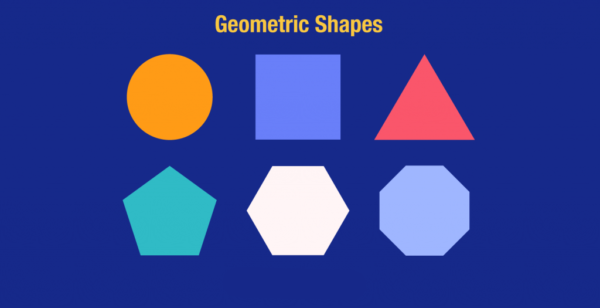
#> input picture geometric.png, 600 x 308 px
$ jupyter execute edge_detection.ipynb   (shell and % lines are left out)
#> lines starting #> are read from the running program, lines starting #| are printed output that depends on the picture
[cell 1]
from PIL import Image
import numpy as np
import scipy.ndimage as nd
import matplotlib.pyplot as plt

# Đọc ảnh và chuyển sang ảnh xám
data = Image.open('geometric.png').convert('L')
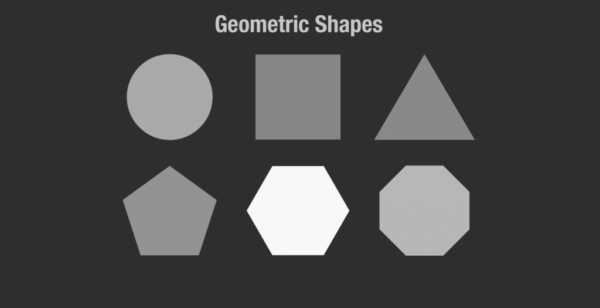
#> data: PIL image 600x308 L; min 45, max 248, mean 72.1
data_array = np.asarray(data)

# Tạo ảnh bằng cách lấy độ chênh lệch theo trục dọc
bmg = abs(data_array - nd.shift(data_array, (0, 1), order=0))
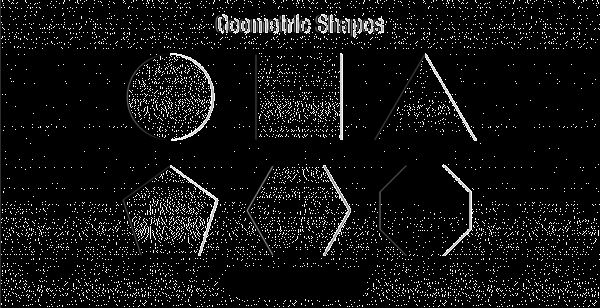
#> bmg: shape (308, 600); min 0, max 255, mean 16.7

# Hiển thị ảnh kết quả
plt.figure(figsize=(10, 5))
plt.subplot(1, 2, 1)
plt.imshow(data_array, cmap='gray')
plt.title('Ảnh gốc')
plt.axis('off')

plt.subplot(1, 2, 2)
plt.imshow(bmg, cmap='gray')
plt.title('Edge Detection (Vertical Shift)')
plt.axis('off')

plt.tight_layout()
plt.show()
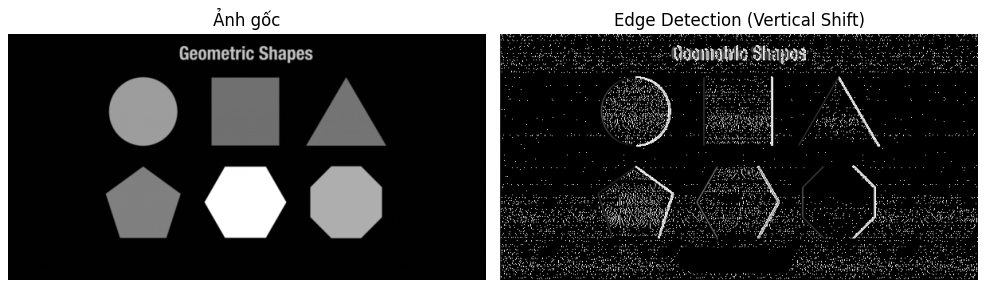
#> figure drawn by matplotlib, 2 panels
